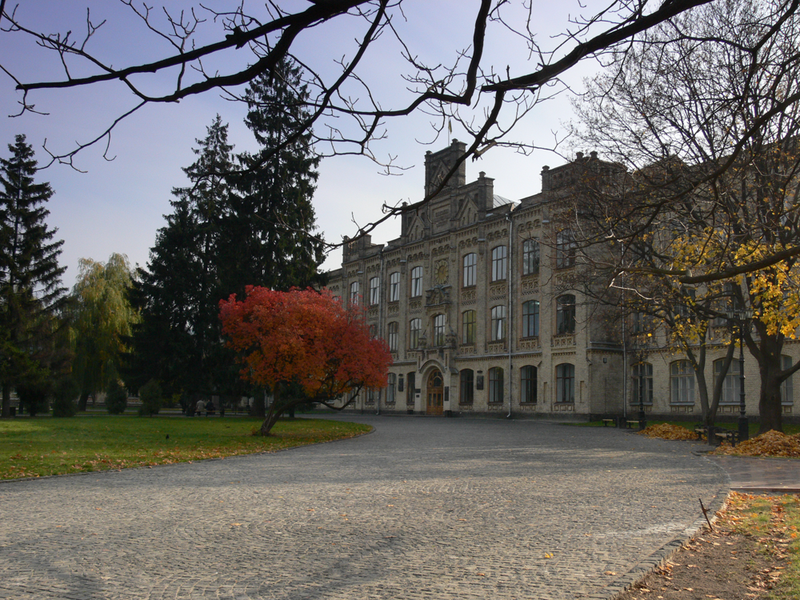
#> input picture build/kpi.png, 800 x 600 px
$ jupyter execute --allow-errors compare_to_python_extract_patches.ipynb   (shell and % lines are left out)
#> lines starting #> are read from the running program, lines starting #| are printed output that depends on the picture
[cell 1]
#!pip install extract_patches

[cell 2]
import matplotlib.pyplot as plt
import numpy as np
import cv2
from extract_patches.core import extract_patches

[cell 3]
img1 = cv2.imread("kpi.png",0)
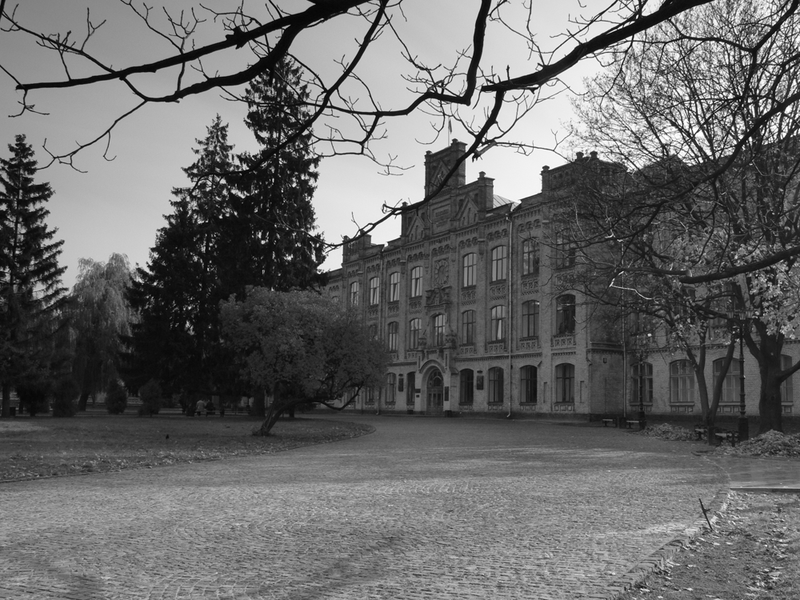
#> img1: shape (600, 800); min 0, max 255, mean 104.6
det = cv2.AKAZE_create();
kps = det.detect(img1,None)
#> kps = 1933 keypoints; strongest (x, y, size): (332, 261, 16.1), (333, 261, 11.4), (389, 230, 16.1), (465, 100, 8.1)
